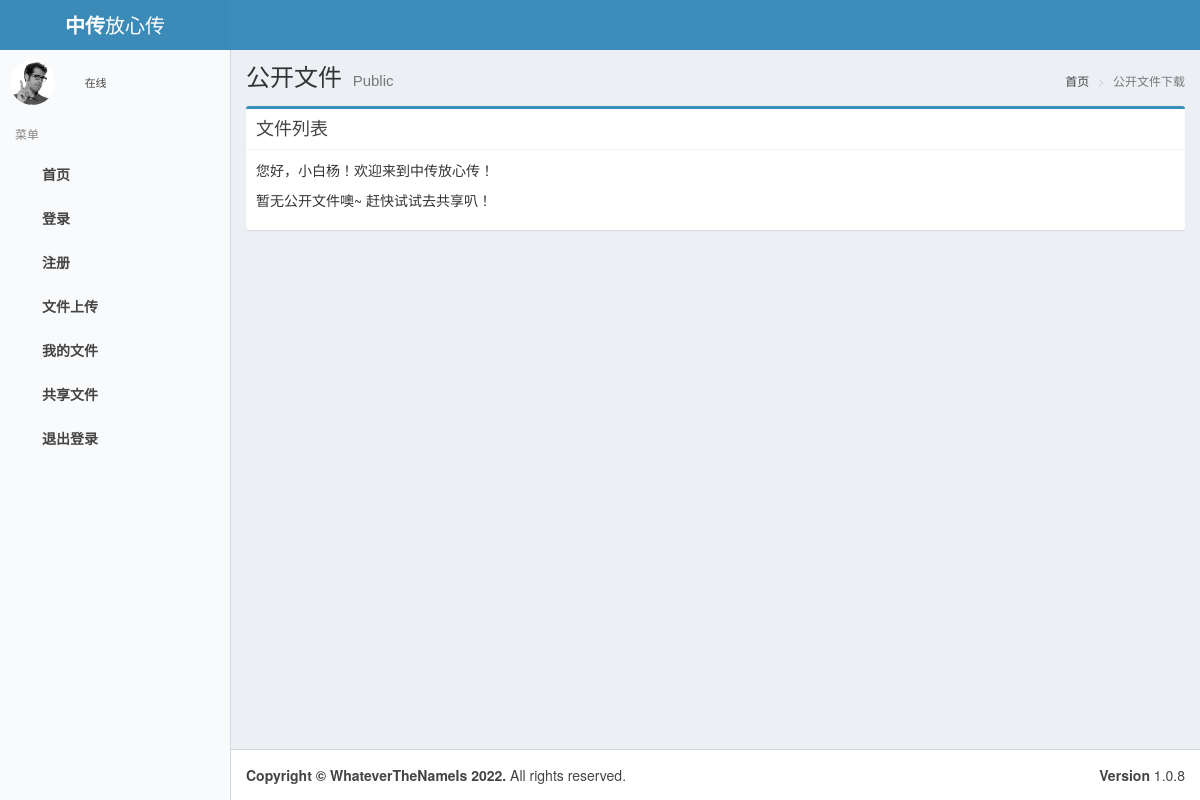
Before: / with the older database file.
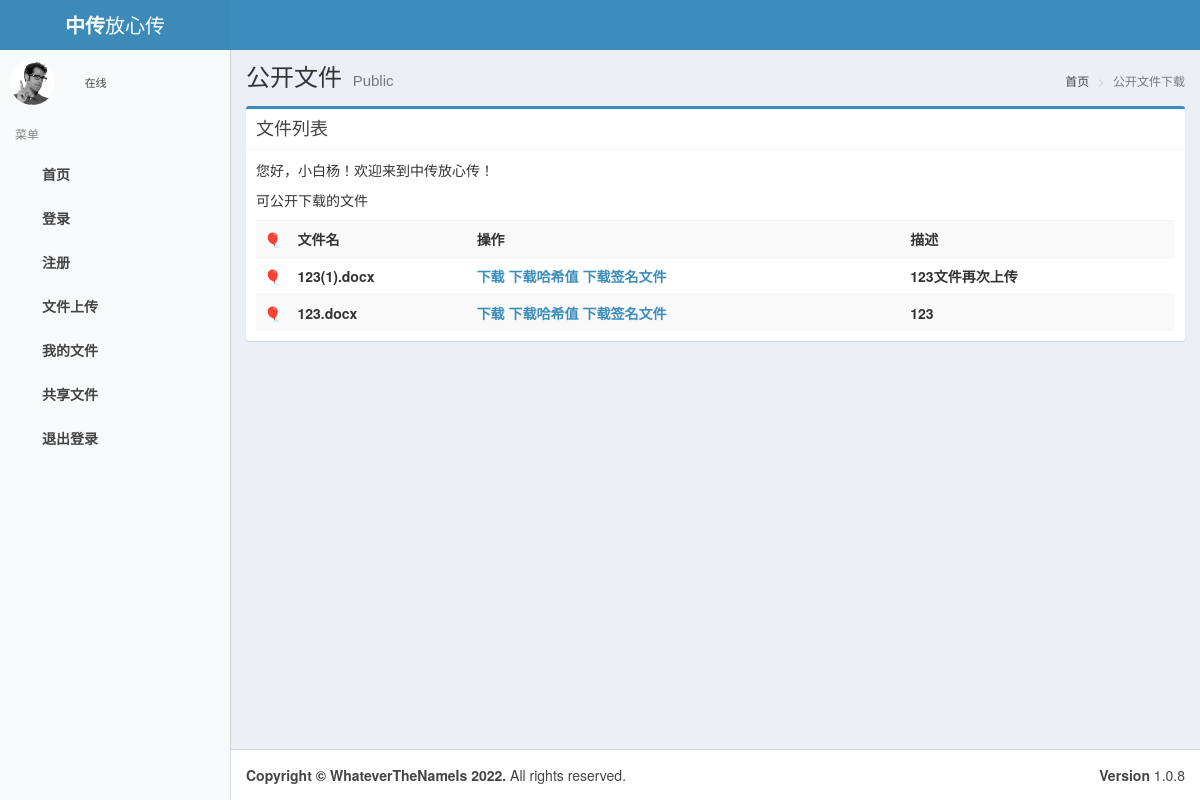
After: the same page with the newer database file.
### littleRedCUC/db_models.py (models this page shows)
class Post_File(db.Model):
    __tablename__ = "Post_File"
    __table_args__ = {'mysql_collate': 'utf8_general_ci'}
    file_id = db.Column(db.Integer, primary_key=True)
    user_id = db.Column(db.Integer, nullable=False)
    user_name = db.Column(db.String(100), nullable=False)
    upload_time = db.Column(db.DateTime, default=datetime.now)
    file = db.Column(db.String(255), nullable=False)
    if_pub = db.Column(db.Boolean, default=False)
    if_share = db.Column(db.Boolean, default=False)
    key = db.Column(db.String, nullable=False)
    iv = db.Column(db.String)
    text = db.Column(db.String(300))
    tag = db.Column(db.String)
    hmac_text = db.Column(db.String, nullable=False)
    hashtext = db.Column(db.String, nullable=False)

### littleRedCUC/views/anony.py (the view)
@anony.route('/')
def home():
    files = Post_File.query.filter(Post_File.if_pub == True).all()
    return render_template('layout.html', files=files)

### littleRedCUC/templates/layout.html (shortened to what this page needs)
<!DOCTYPE html>
<html>
<head>
    <link rel="stylesheet" href="/static/plugins/bootstrap/css/bootstrap.min.css">
    <link rel="stylesheet" href="/static/plugins/font-awesome/css/font-awesome.min.css">
    <link rel="stylesheet" href="/static/plugins/ionicons/css/ionicons.min.css">
    <link rel="stylesheet" href="/static/plugins/iCheck/square/blue.css">
    <link rel="stylesheet" href="/static/plugins/morris/morris.css">
    <link rel="stylesheet" href="/static/plugins/jvectormap/jquery-jvectormap-1.2.2.css">
    <link rel="stylesheet" href="/static/plugins/datepicker/datepicker3.css">
    <link rel="stylesheet" href="/static/plugins/daterangepicker/daterangepicker.css">
    <link rel="stylesheet" href="/static/plugins/bootstrap-wysihtml5/bootstrap3-wysihtml5.min.css">
    <link rel="stylesheet" href="/static/plugins/datatables/dataTables.bootstrap.css">
    <link rel="stylesheet" href="/static/plugins/treeTable/jquery.treetable.css">
    <link rel="stylesheet" href="/static/plugins/treeTable/jquery.treetable.theme.default.css">
    <link rel="stylesheet" href="/static/plugins/select2/select2.css">
    <link rel="stylesheet" href="/static/plugins/colorpicker/bootstrap-colorpicker.min.css">
    <link rel="stylesheet" href="/static/plugins/bootstrap-markdown/css/bootstrap-markdown.min.css">
    <link rel="stylesheet" href="/static/plugins/adminLTE/css/AdminLTE.css">
    <link rel="stylesheet" href="/static/plugins/adminLTE/css/skins/_all-skins.min.css">
    <link rel="stylesheet" href="/static/css/style.css">
    <link rel="stylesheet" href="/static/plugins/ionslider/ion.rangeSlider.css">
    <link rel="stylesheet" href="/static/plugins/ionslider/ion.rangeSlider.skinNice.css">
    <link rel="stylesheet" href="/static/plugins/bootstrap-slider/slider.css">
    <link rel="stylesheet" href="/static/plugins/bootstrap-datetimepicker/bootstrap-datetimepicker.css">
</head>
<body  class="hold-transition skin-blue-light sidebar-mini">
    <div class="wrapper">
        <header class="main-header">
            <a href="{{ url_for('auth.home') }}" class="logo">
                <span class="logo-lg"><b>中传</b>放心传</span>
            </a>
            <nav class="navbar navbar-static-top">
                <a href="#" class="sidebar-toggle" data-toggle="offcanvas" role="button">
        </a>
            </nav>
        </header>
        <aside class="main-sidebar">
            <section class="sidebar">
                <div class="user-panel">
                    <div class="pull-left image">
                        <img src="/static/img/user2-160x160.jpg" class="img-circle" alt="User Image">
                    </div>
                    <div class="pull-left info">
                        <a href="#"><i class="fa fa-circle text-success"></i> 在线</a>
                    </div>
                </div>
                <ul class="sidebar-menu">
                    <li class="header">菜单</li>
                    <li id="admin-index">
                        <a href="{{ url_for('auth.home') }}">
                            <i class="fa fa-dashboard"></i> <span>首页</span>
                        </a>
                    </li>
                    <li class="treeview">
                        <a href="{{ url_for('auth.login') }}">
                    <i class="fa fa-user"></i> <span>登录</span>
                     </a>
                    </li>
                    <li class="treeview">
                        <a href="{{ url_for('anony.signup') }}">
                    <i class="fa fa-user-plus"></i> <span>注册</span></a>
                    </li>
                    <li class="treeview">
                        <a href="{{ url_for('auth.upload_file') }}">
                    <i class="fa fa-folder"></i> <span>文件上传</span>
                </a>
                    </li>
                    <li class="treeview">
                        <a href="{{ url_for('auth.display_file') }}">
                            <i class="fa fa-folder"></i> <span>我的文件</span>
                        </a>
                    </li>
                    <li class="treeview">
                        <a href="{{ url_for('auth.shared_file') }}">
                            <i class="fa fa-cloud"></i> <span>共享文件</span>
                        </a>
                    </li>
                    <li class="treeview">
                        <a href="{{ url_for('auth.logout') }}">
                            <i class="fa fa-user-times"></i> <span>退出登录</span></a>
                </ul>
            </section>
        </aside>
        <div class="content-wrapper">
            <section class="content-header">
                <h1>
                    公开文件
                    <small>Public</small>
                </h1>
                <ol class="breadcrumb">
                    <li><a href="{{ url_for('auth.home') }}"><i class="fa fa-dashboard"></i> 首页</a></li>
                    <li class="active">公开文件下载</li>
                </ol>
            </section>
            <section class="content">
                            <div class="box box-primary">
                                <div class="box-header with-border">
                                    <h3 class="box-title">文件列表</h3>
                                </div>
                                <div role="form">
                                    <div class="box-body">
                                        <p>您好，小白杨！欢迎来到中传放心传！</p>
                                        {% if files %}
                                                    <p>可公开下载的文件</p>
                                                    <table class="table table-striped">
                                            <tr>
                                                <th style="width: 10px">🎈</th>
                                                <th style="width: 300px">文件名</th>
                                                <th style="width: 1000px">操作</th>
                                                <th style="width: 600px">描述</th>
                                            </tr>
                                                    <ui>
                                                    {% for file in files %}
                                                        <tr>
                                                        <th style="width: 10px">🎈</th>
                                                            <th>{{file.file}}</th>
                                                            <th>
                                                            <a href="{{ url_for('anony.pub_DL',option=1,file_id=file.file_id) }}">下载</a>
                                                            <a href="{{ url_for('anony.pub_DL',option=2,file_id=file.file_id) }}">下载哈希值</a>
                                                            <a href="{{ url_for('anony.pub_DL',option=3,file_id=file.file_id) }}">下载签名文件</a>
                                                        </th>
                                                            <th>{{ file.text }}</th>
                                                        </tr>
                                                    {% endfor %}
                                                    </ui>
                                                {% else %}
                                                    <p>暂无公开文件噢~   赶快试试去共享叭！</p>
                                                    {% endif %}
                                        </table>
                                    </div>
                                </div>
                            </div>
                        </section>
        </div>
        <footer class="main-footer">
            <div class="pull-right hidden-xs">
                <b>Version</b> 1.0.8
            </div>
            <strong>Copyright &copy WhateverTheNameIs 2022.</strong> All rights reserved.
        </footer>
    </div>
</body>
</html>

Changed rows visible on the page:
added Post_File: file "123(1).docx", text "123文件再次上传"
added Post_File: file "123.docx", text "123"
Other visible differences:
text no longer shown: "暂无公开文件噢~ 赶快试试去共享叭！"
text now shown: "可公开下载的文件 🎈 文件名 操作 描述"
